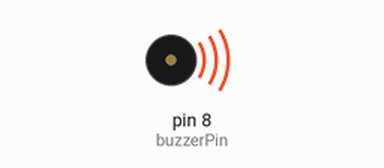
A sketch run on a simulated Arduino Uno, built with avr-gcc and run on an emulated ATmega328P. On the bench: buzzer (waves = sounding).

Above: at 0.1 s.
Timing chart, 0 to 40.0 s (numbered marks = the images above):
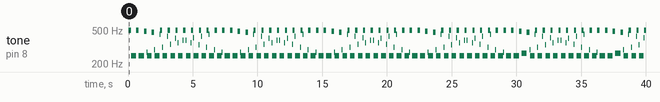

Measured:
- by itself, tone on pin 8 (buzzerPin): plays 496 Hz for 0.20 s, 249 Hz for 0.40 s, 496 Hz for 0.20 s, 249 Hz for 0.40 s, 483 Hz for 0.20 s, 275 Hz for 0.04 s … (228 notes in this stretch)

The sketch:

23-Changing-Tone-of-an-Active-Buzzer.ino
```cpp
int buzzerPin = 8;
int delayTime1 = 1;
int delayTime2 = 2;

void setup() {
  // put your setup code here, to run once:
  pinMode(buzzerPin, OUTPUT);
}

void loop() {
  // put your main code here, to run repeatedly:
  for (int i = 0; i < 100; i++) {
    digitalWrite(buzzerPin, HIGH);
    delay(delayTime1);
    digitalWrite(buzzerPin, LOW);
    delay(delayTime1);
  }

  for (int i = 0; i < 100; i++) {
    digitalWrite(buzzerPin, HIGH);
    delay(delayTime2);
    digitalWrite(buzzerPin, LOW);
    delay(delayTime2);
  }
}
```
